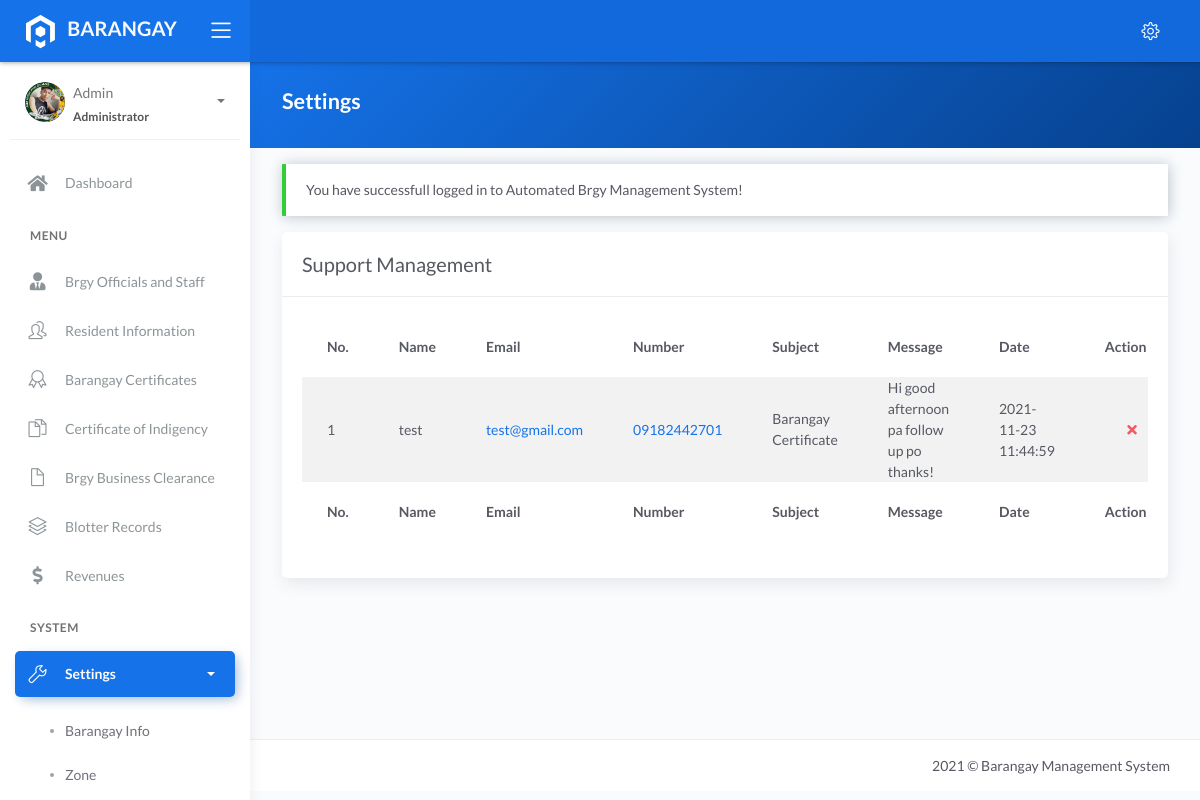
Page /support.php (signed in) on the committed database.
### tables this page shows
CREATE TABLE `tbl_support` (
  `id` int(11) NOT NULL AUTO_INCREMENT,
  `name` varchar(50) DEFAULT NULL,
  `email` varchar(60) DEFAULT NULL,
  `number` varchar(20) DEFAULT NULL,
  `subject` varchar(100) DEFAULT NULL,
  `message` text DEFAULT NULL,
  `date` timestamp NULL DEFAULT current_timestamp(),
  PRIMARY KEY (`id`)
);

### support.php (the view, shortened to what this page needs)
<?php include 'server/server.php' ?>
<?php
    $query = "SELECT * FROM tbl_support ORDER BY `date` DESC";
    $result = $conn->query($query);
    $ticket = array();
	while($row = $result->fetch_assoc()){
		$ticket[] = $row;
	}
?>
<!DOCTYPE html>
<html lang="en">
<head>
	<?php include 'templates/header.php' ?>
</head>
<body>
	<div class="wrapper">
		<?php include 'templates/main-header.php' ?>
		<?php include 'templates/sidebar.php' ?>
		<div class="main-panel">
			<div class="content">
				<div class="panel-header bg-primary-gradient">
					<div class="page-inner">
						<div class="d-flex align-items-left align-items-md-center flex-column flex-md-row">
							<div>
								<h2 class="text-white fw-bold">Settings</h2>
							</div>
						</div>
					</div>
				</div>
				<div class="page-inner">
					<div class="row mt--2">
						<div class="col-md-12">
                            <?php if(isset($_SESSION['message'])): ?>
                                <div class="alert alert-<?php echo $_SESSION['success']; ?> <?= $_SESSION['success']=='danger' ? 'bg-danger text-light' : null ?>" role="alert">
                                    <?php echo $_SESSION['message']; ?>
                                </div>
                            <?php endif ?>
                            <div class="card">
								<div class="card-header">
									<div class="card-head-row">
										<div class="card-title">Support Management</div>
									</div>
								</div>
								<div class="card-body">
                                    <div class="table-responsive">
                                        <table class="table table-striped">
                                            <thead>
                                                <tr>
                                                    <th scope="col">No.</th>
                                                    <th scope="col">Name</th>
                                                    <th scope="col">Email</th>
                                                    <th scope="col">Number</th>
                                                    <th scope="col">Subject</th>
                                                    <th scope="col">Message</th>
                                                    <th scope="col">Date</th>
                                                    <th scope="col">Action</th>
                                                </tr>
                                            </thead>
                                            <tbody>
                                                <?php if(!empty($ticket)): ?>
                                                    <?php $no=1; foreach($ticket as $row): ?>
                                                    <tr>
                                                        <td><?= $no ?></td>
                                                        <td><?= $row['name'] ?></td>
                                                        <td><a href="mailto:<?= $row['email'] ?>"><?= $row['email'] ?></a></td>
                                                        <td><a href="tel:<?= $row['number'] ?>"><?= $row['number'] ?></a></td>
                                                        <td><?= $row['subject'] ?></td>
                                                        <td><?= $row['message'] ?></td>
                                                        <td><?= $row['date'] ?></td>
                                                        <td>
                                                            <div class="form-button-action">
                                                                <a type="button" data-toggle="tooltip" href="model/remove_ticket.php?id=<?= $row['id'] ?>" onclick="return confirm('Are you sure you want to remove this support/ticket?');" class="btn btn-link btn-danger" data-original-title="Remove">
                                                                    <i class="fa fa-times"></i>
                                                                </a>
                                                            </div>
                                                        </td>
                                                    </tr>
                                                    <?php $no++; endforeach ?>
                                                <?php else: ?>
                                                    <tr>
                                                        <td colspan="8" class="text-center">No Available Data</td>
                                                    </tr>
                                                <?php endif ?>
                                            </tbody>
                                            <tfoot>
                                                <tr>
                                                    <th scope="col">No.</th>
                                                    <th scope="col">Name</th>
                                                    <th scope="col">Email</th>
                                                    <th scope="col">Number</th>
                                                    <th scope="col">Subject</th>
                                                    <th scope="col">Message</th>
                                                    <th scope="col">Date</th>
                                                    <th scope="col">Action</th>
                                                </tr>
                                            </tfoot>
                                        </table>
                                    </div>
								</div>
							</div>
						</div>
					</div>
				</div>
			</div>
			<?php include 'templates/main-footer.php' ?>
		</div>
	</div>
</body>
</html>

### rows in the picture
tbl_support: name "test", email "test@gmail.com", number "09182442701", subject "Barangay Certificate", message "Hi good afternoon pa follow up po thanks!", date "2021-11-23 11:44:59"

### other values in the picture
$_SESSION['username'] "Admin"
$_SESSION['role'] "Administrator"
$_SESSION['message'] "You have successfull logged in to Automated Brgy Management System!"
